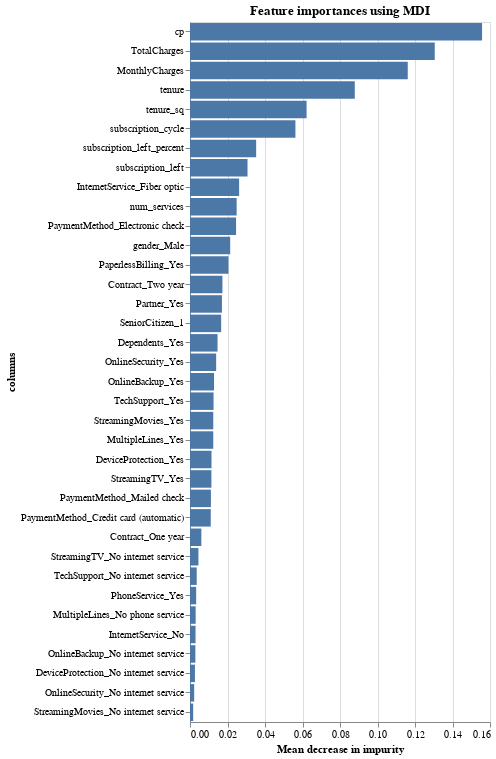

The code cell stored with this chart in its notebook:
### Markdown cell above
## Feature Importance

### Code cell
forest = RandomForestClassifier(random_state=0)
forest.fit(X_train, y_train)
importances = forest.feature_importances_
std = np.std([tree.feature_importances_ for tree in forest.estimators_], axis=0)
forest_importances = pd.DataFrame(
    {"columns": X_train.columns, "importances": importances}
)

alt.Chart(forest_importances).mark_bar().encode(
    x=alt.X("importances:Q").title("Mean decrease in impurity"),
    y=alt.Y("columns:N").sort("-x"),
).properties(height=700, title="Feature importances using MDI")

### Figure 1 — Vega specification as saved in the notebook (floating-point values rounded to 4 significant figures)
{"$schema": "https://vega.github.io/schema/vega/v5.json", "data": [{"name": "source_0"}, {"name": "data_0", "values": [{"columns": "tenure", "importances_end": 0.08788, "importances_start": 0.0}, {"columns": "MonthlyCharges", "importances_end": 0.1161, "importances_start": 0.0}, {"columns": "TotalCharges", "importances_end": 0.1305, "importances_start": 0.0}, {"columns": "subscription_cycle", "importances_end": 0.05622, "importances_start": 0.0}, {"columns": "subscription_left", "importances_end": 0.03068, "importances_start": 0.0}, {"columns": "subscription_left_percent", "importances_end": 0.03528, "importances_start": 0.0}, {"columns": "num_services", "importances_end": 0.02488, "importances_start": 0.0}, {"columns": "cp", "importances_end": 0.1558, "importances_start": 0.0}, {"columns": "gender_Male", "importances_end": 0.02144, "importances_start": 0.0}, {"columns": "SeniorCitizen_1", "importances_end": 0.01661, "importances_start": 0.0}, {"columns": "Partner_Yes", "importances_end": 0.01705, "importances_start": 0.0}, {"columns": "Dependents_Yes", "importances_end": 0.01469, "importances_start": 0.0}, {"columns": "PhoneService_Yes", "importances_end": 0.003288, "importances_start": 0.0}, {"columns": "MultipleLines_No phone service", "importances_end": 0.003019, "importances_start": 0.0}, {"columns": "MultipleLines_Yes", "importances_end": 0.0124, "importances_start": 0.0}, {"columns": "InternetService_Fiber optic", "importances_end": 0.0262, "importances_start": 0.0}, {"columns": "InternetService_No", "importances_end": 0.002959, "importances_start": 0.0}, {"columns": "OnlineSecurity_No internet service", "importances_end": 0.002233, "importances_start": 0.0}, {"columns": "OnlineSecurity_Yes", "importances_end": 0.01396, "importances_start": 0.0}, {"columns": "OnlineBackup_No internet service", "importances_end": 0.002866, "importances_start": 0.0}, {"columns": "OnlineBackup_Yes", "importances_end": 0.01281, "importances_start": 0.0}, {"columns": "DeviceProtection_No internet service", "importances_end": 0.002634, "importances_start": 0.0}, {"columns": "DeviceProtection_Yes", "importances_end": 0.01147, "importances_start": 0.0}, {"columns": "TechSupport_No internet service", "importances_end": 0.003583, "importances_start": 0.0}, {"columns": "TechSupport_Yes", "importances_end": 0.01257, "importances_start": 0.0}, {"columns": "StreamingTV_No internet service", "importances_end": 0.004497, "importances_start": 0.0}, {"columns": "StreamingTV_Yes", "importances_end": 0.01142, "importances_start": 0.0}, {"columns": "StreamingMovies_No internet service", "importances_end": 0.001704, "importances_start": 0.0}, {"columns": "StreamingMovies_Yes", "importances_end": 0.01241, "importances_start": 0.0}, {"columns": "Contract_One year", "importances_end": 0.006054, "importances_start": 0.0}, {"columns": "Contract_Two year", "importances_end": 0.01729, "importances_start": 0.0}, {"columns": "PaperlessBilling_Yes", "importances_end": 0.0205, "importances_start": 0.0}, {"columns": "PaymentMethod_Credit card (automatic)", "importances_end": 0.01107, "importances_start": 0.0}, {"columns": "PaymentMethod_Electronic check", "importances_end": 0.02457, "importances_start": 0.0}, {"columns": "PaymentMethod_Mailed check", "importances_end": 0.01116, "importances_start": 0.0}, {"columns": "tenure_sq", "importances_end": 0.06218, "importances_start": 0.0}]}, {"name": "source_0_y_domain_columns", "values": [{"columns": "tenure", "sort_field": 0.08788}, {"columns": "MonthlyCharges", "sort_field": 0.1161}, {"columns": "TotalCharges", "sort_field": 0.1305}, {"columns": "subscription_cycle", "sort_field": 0.05622}, {"columns": "subscription_left", "sort_field": 0.03068}, {"columns": "subscription_left_percent", "sort_field": 0.03528}, {"columns": "num_services", "sort_field": 0.02488}, {"columns": "cp", "sort_field": 0.1558}, {"columns": "gender_Male", "sort_field": 0.02144}, {"columns": "SeniorCitizen_1", "sort_field": 0.01661}, {"columns": "Partner_Yes", "sort_field": 0.01705}, {"columns": "Dependents_Yes", "sort_field": 0.01469}, {"columns": "PhoneService_Yes", "sort_field": 0.003288}, {"columns": "MultipleLines_No phone service", "sort_field": 0.003019}, {"columns": "MultipleLines_Yes", "sort_field": 0.0124}, {"columns": "InternetService_Fiber optic", "sort_field": 0.0262}, {"columns": "InternetService_No", "sort_field": 0.002959}, {"columns": "OnlineSecurity_No internet service", "sort_field": 0.002233}, {"columns": "OnlineSecurity_Yes", "sort_field": 0.01396}, {"columns": "OnlineBackup_No internet service", "sort_field": 0.002866}, {"columns": "OnlineBackup_Yes", "sort_field": 0.01281}, {"columns": "DeviceProtection_No internet service", "sort_field": 0.002634}, {"columns": "DeviceProtection_Yes", "sort_field": 0.01147}, {"columns": "TechSupport_No internet service", "sort_field": 0.003583}, {"columns": "TechSupport_Yes", "sort_field": 0.01257}, {"columns": "StreamingTV_No internet service", "sort_field": 0.004497}, {"columns": "StreamingTV_Yes", "sort_field": 0.01142}, {"columns": "StreamingMovies_No internet service", "sort_field": 0.001704}, {"columns": "StreamingMovies_Yes", "sort_field": 0.01241}, {"columns": "Contract_One year", "sort_field": 0.006054}, {"columns": "Contract_Two year", "sort_field": 0.01729}, {"columns": "PaperlessBilling_Yes", "sort_field": 0.0205}, {"columns": "PaymentMethod_Credit card (automatic)", "sort_field": 0.01107}, {"columns": "PaymentMethod_Electronic check", "sort_field": 0.02457}, {"columns": "PaymentMethod_Mailed check", "sort_field": 0.01116}, {"columns": "tenure_sq", "sort_field": 0.06218}]}], "marks": [{"type": "rect", "name": "marks", "from": {"data": "data_0"}, "encode": {"update": {"x": {"field": "importances_end", "scale": "x"}, "fill": {"value": "#4c78a8"}, "x2": {"field": "importances_start", "scale": "x"}, "height": {"signal": "max(0.25, bandwidth('y'))"}, "y": {"field": "columns", "scale": "y"}}}, "style": ["bar"]}], "scales": [{"name": "x", "type": "linear", "domain": {"data": "data_0", "fields": ["importances_start", "importances_end"]}, "range": [0, {"signal": "width"}], "zero": true, "nice": true}, {"name": "y", "type": "band", "domain": {"data": "source_0_y_domain_columns", "field": "columns", "sort": {"op": "max", "field": "sort_field", "order": "descending"}}, "range": [0, {"signal": "height"}], "paddingInner": 0.1, "paddingOuter": 0.05}], "axes": [{"scale": "x", "orient": "bottom", "aria": false, "maxExtent": 0, "labels": false, "minExtent": 0, "grid": true, "gridScale": "y", "zindex": 0, "tickCount": {"signal": "ceil(width/40)"}, "ticks": false, "domain": false}, {"scale": "x", "labelOverlap": true, "tickCount": {"signal": "ceil(width/40)"}, "title": "Mean decrease in impurity", "orient": "bottom", "zindex": 0, "grid": false, "labelFlush": true}, {"scale": "y", "orient": "left", "title": "columns", "zindex": 0, "grid": false}], "title": {"text": "Feature importances using MDI", "frame": "group"}, "style": "cell", "background": "white", "padding": 5, "height": 700, "width": 300}
